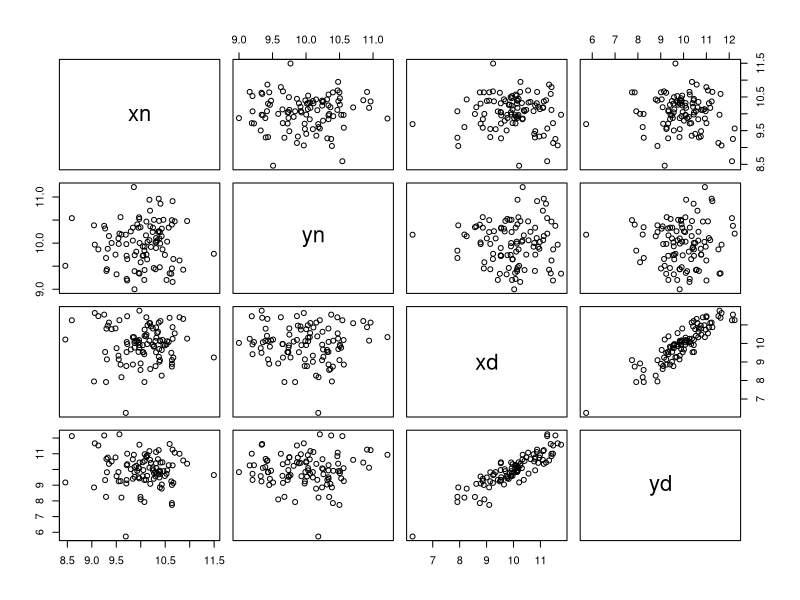
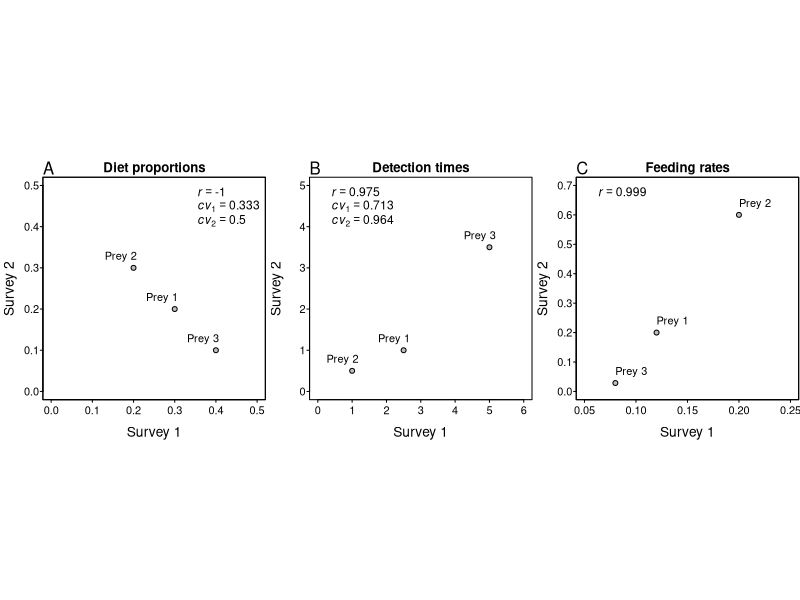
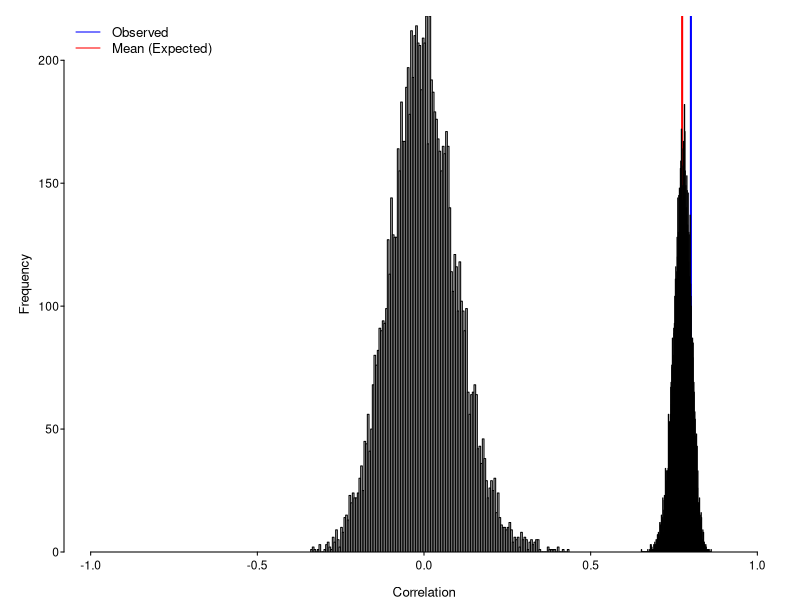

The R script that drew these images, in order:
#################################################
#################################################
# Spurious versus non-spurious ratio correlations
#################################################
#################################################
require(MASS) # for mvrnorm
#~~~~~~~~~~~~~~~~~~~~~~~~~~~~~~~~~~~~~~~
# Simple contrived example(s)
xn <- c(0.3, 0.2, 0.4) # first numerator (diet proportions)
yn <- c(0.2, 0.3, 0.1) # second numerator (diet proportions)
xd <- c(2.5, 1, 5) # first denominator (detection times)
yd <- c(1, 0.5, 3.5) # second denominator (detection times)

xr <- xn/xd
yr <- yn/yd

corrs = round(c(n = cor(xn, yn),
                d = cor(xd, yd),
                r = cor(xr,yr)),
             3)

cv <- function(x){sd(x)/mean(x)} # coefficient of variation
cvs <- round(c(xn = cv(xn),
               yn = cv(yn),
               xd = cv(xd),
               yd = cv(yd)),
             3)

Spp <- paste('Prey', c(1,2,3))

pdf('../figs/Example.pdf', width = 7.5, height = 2.5)
par(mfrow = c(1,3), pty = 's', las = 1, mar = c(3.25, 3.25, 1.5, 0.1),
    cex.lab = 1.25, tcl = -0.2, mgp = c(2, 0.3, 0))

plot(xn, yn, 
     pch = 21, bg = 'grey', 
     xlim = c(0, 0.5), ylim = c(0, 0.5),
     xlab = 'Survey 1',
     ylab = 'Survey 2')
  title(main = 'Diet proportions')
  box(lwd = 1)
  text(xn, yn, Spp,
       adj = c(0.9,-1))
  legend('topright',
         bty = 'n',
         cex = 1.1,
         legend = c(as.expression(bquote(italic(r) == .(corrs['n']))),
                    as.expression(bquote(italic(cv[1]) == .(cvs['xn']))),
                    as.expression(bquote(italic(cv[2]) == .(cvs['yn'])))))
  mtext('A', 3, adj = 0)

plot(xd, yd, 
     pch = 21, bg = 'grey', 
     xlim = c(0, 6), ylim = c(0, 5),
     xlab = 'Survey 1',
     ylab = 'Survey 2')
  title(main = 'Detection times')
  text(xd, yd, Spp,
       adj = c(0.8,-1))
  legend('topleft',
         bty = 'n',
         cex = 1.1,
         legend = c(as.expression(bquote(italic(r) == .(corrs['d']))),
                    as.expression(bquote(italic(cv[1]) == .(cvs['xd']))),
                    as.expression(bquote(italic(cv[2]) == .(cvs['yd'])))))
  mtext('B', 3, adj = 0)

plot(xr, yr, 
     pch = 21, bg = 'grey', 
     xlim = c(0.05, 0.25), ylim = c(0, 0.7),
     xlab = 'Survey 1',
     ylab = 'Survey 2')
  title(main = 'Feeding rates')
  box(lwd = 1)
  text(xr, yr, Spp,
       adj = c(0,-1))
  legend('topleft',
         inset = 0,
         bty = 'n',
         cex = 1.1,
         legend = c(as.expression(bquote(italic(r) == .(corrs['r'])))))
  mtext('C', 3, adj = 0)
  
dev.off()

#~~~~~~~~~~~~~~~~~~~~~~~~~~~~~~~~~~~~~~~
# Multivariate-normal random variables
# independent numerators 
# but correlated denominators
#~~~~~~~~~~~~~~~~~~~~~~~~~~~~~~~~~~~~~~~
S <- 100 # Sample size
xn <- rnorm(S, 10, 0.5) # first numerator
yn <- rnorm(S, 10, 0.5) # second numerator
cov <- 0.9 # Covariance between denominator variables
d <- data.frame(mvrnorm(n = S, 
                        mu = c(xd = 10, yd = 10), 
                        Sigma = rbind(c(1, cov), c(cov, 1))))
xd <- d$xd # first denominator
yd <- d$yd # second denominator

# Only the denominators are correlated
pairs(cbind(xn, yn, xd, yd))
cor(cbind(xn, yn, xd, yd))

# The ratios are correlated
cor.obs <- cor(xn/xd, yn/yd)

# Contrast spurious versus non-spurious inferences be permuting either 
# just the numerators or both the numerators and denominators

num.sim <- 9999 # number of permutations

# It's a spurious correlation when drawing inference about the numerators
cor.spur <- replicate(num.sim, cor(sample(xn) / xd, 
                                         (yn) / yd,
                                   method = 'pearson'))
# But *not* a spurious correlation when drawing inference about the ratios
cor.nonspur <- replicate(num.sim, cor(sample(xn/xd), 
                                             yn/yd,
                                      method = 'pearson'))

cor.obs
mean(cor.spur)
mean(cor.nonspur)

# Inspect distributions of observed correlations
pdf('../figs/CorrelationOfRatios.pdf', height = 3, width = 5)
par(
  cex = 0.8,
  cex.axis = 0.9,
  cex.lab = 1,
  tcl = -0.2,
  mar = c(3, 4, 1, 1),
  mgp = c(2, 0.3, 0),
  las = 1,
  yaxs = 'i'
)
h1 <- hist(cor.nonspur, breaks = 200, xlim = c(-1,1), 
           main = '', xlab = 'Correlation')
  abline(v = cor.obs, col = 'blue', lwd = 2)
  abline(v = mean(cor.spur), col = 'red', lwd = 2)
h2 <- hist(cor.spur, breaks = 200, xlim = c(-1,1), 
           add = TRUE)

  legend('topleft',
         legend = c('Observed',"Mean (Expected)"),
         lty = 1,
         col = c('blue','red'),
         bty = 'n')
dev.off()
# Conclusion: In the context of comparing feeding rates, 
#  we are drawing inference about the correlation of the ratios
#  (not the numerator diet proportions). 
# A correlation of zero, mean(cor.nonspur), 
#  is thus the appropriate null hypothesis.
# If we were drawing inference on the numerator diet proportions, 
#  then the non-zero correlation, mean(cor.spur),
#  is the appropriate null hypothesis.  
